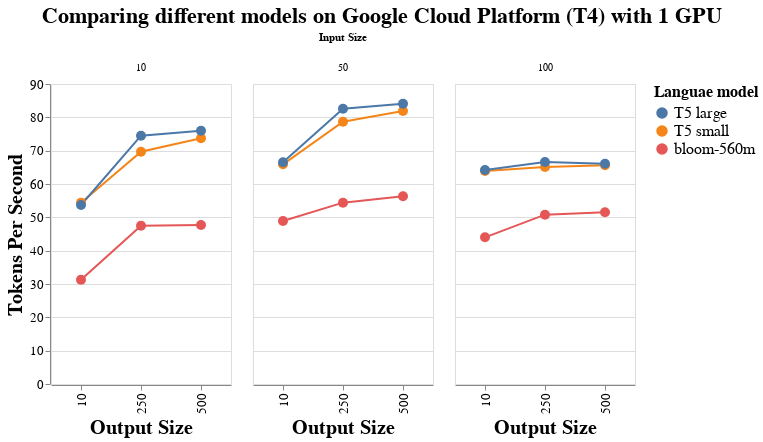

Notebook cell for this chart:
### Code cell
# Assuming 'df' is your DataFrame loaded with the data as described earlier
title = alt.TitleParams('Comparing different models on Google Cloud Platform (T4) with 1 GPU', anchor='middle')

interactive_line_chart = alt.Chart(df_gcp_1gpu, title = title).mark_line(point=True).encode(
    x=alt.X('output:N', title='Output Size'),
    y=alt.Y('tokens_per_second:Q', title='Tokens Per Second'),
    color=alt.Color('model:N', legend=alt.Legend(title="Languae model")),
    tooltip=['input', 'output', 'tokens_per_second', 'model'],
    column=alt.Column('input:N', title='Input Size')
).interactive().properties(
    width=180,
    height=300
).configure_axis(
    labelFontSize=13,
    titleFontSize=20
).configure_legend(
    titleFontSize=16,
    labelFontSize=16
).configure_title(
    anchor='start',
    fontSize=22
).configure_point(
    size=100
)

# To display the chart in a Jupyter notebook or similar environment
interactive_line_chart.display()

### Figure 1 — Vega-Lite specification as saved in the notebook (floating-point values rounded to 4 significant figures)
{"config": {"view": {"continuousWidth": 300, "continuousHeight": 300}, "axis": {"labelFontSize": 13, "titleFontSize": 20}, "legend": {"labelFontSize": 16, "titleFontSize": 16}, "point": {"size": 100}, "title": {"anchor": "start", "fontSize": 22}}, "data": {"name": "data-a2aa995d169c8b8744376ba4f0e69080"}, "mark": {"type": "line", "point": true}, "encoding": {"color": {"field": "model", "legend": {"title": "Languae model"}, "type": "nominal"}, "column": {"field": "input", "title": "Input Size", "type": "nominal"}, "tooltip": [{"field": "input", "type": "quantitative"}, {"field": "output", "type": "quantitative"}, {"field": "tokens_per_second", "type": "quantitative"}, {"field": "model", "type": "nominal"}], "x": {"field": "output", "title": "Output Size", "type": "nominal"}, "y": {"field": "tokens_per_second", "title": "Tokens Per Second", "type": "quantitative"}}, "height": 300, "params": [{"name": "param_53", "select": {"type": "interval", "encodings": ["x", "y"]}, "bind": "scales"}], "title": {"text": "Comparing different models on Google Cloud Platform (T4) with 1 GPU", "anchor": "middle"}, "width": 180, "$schema": "https://vega.github.io/schema/vega-lite/v5.15.1.json", "datasets": {"data-a2aa995d169c8b8744376ba4f0e69080": [{"input": 10, "output": 10, "model": "bloom-560m", "configuration": "ds-1gpu", "machine": "GCP (T4)", "tokens_per_second": 31.3}, {"input": 10, "output": 250, "model": "bloom-560m", "configuration": "ds-1gpu", "machine": "GCP (T4)", "tokens_per_second": 47.5}, {"input": 10, "output": 500, "model": "bloom-560m", "configuration": "ds-1gpu", "machine": "GCP (T4)", "tokens_per_second": 47.7}, {"input": 50, "output": 10, "model": "bloom-560m", "configuration": "ds-1gpu", "machine": "GCP (T4)", "tokens_per_second": 48.9}, {"input": 50, "output": 250, "model": "bloom-560m", "configuration": "ds-1gpu", "machine": "GCP (T4)", "tokens_per_second": 54.4}, {"input": 50, "output": 500, "model": "bloom-560m", "configuration": "ds-1gpu", "machine": "GCP (T4)", "tokens_per_second": 56.3}, {"input": 100, "output": 10, "model": "bloom-560m", "configuration": "ds-1gpu", "machine": "GCP (T4)", "tokens_per_second": 44.0}, {"input": 100, "output": 250, "model": "bloom-560m", "configuration": "ds-1gpu", "machine": "GCP (T4)", "tokens_per_second": 50.8}, {"input": 100, "output": 500, "model": "bloom-560m", "configuration": "ds-1gpu", "machine": "GCP (T4)", "tokens_per_second": 51.5}, {"input": 10, "output": 10, "model": "T5 small", "configuration": "ds-1gpu", "machine": "GCP (T4)", "tokens_per_second": 54.4}, {"input": 10, "output": 250, "model": "T5 small", "configuration": "ds-1gpu", "machine": "GCP (T4)", "tokens_per_second": 69.7}, {"input": 10, "output": 500, "model": "T5 small", "configuration": "ds-1gpu", "machine": "GCP (T4)", "tokens_per_second": 73.7}, {"input": 50, "output": 10, "model": "T5 small", "configuration": "ds-1gpu", "machine": "GCP (T4)", "tokens_per_second": 65.9}, {"input": 50, "output": 250, "model": "T5 small", "configuration": "ds-1gpu", "machine": "GCP (T4)", "tokens_per_second": 78.7}, {"input": 50, "output": 500, "model": "T5 small", "configuration": "ds-1gpu", "machine": "GCP (T4)", "tokens_per_second": 81.9}, {"input": 100, "output": 10, "model": "T5 small", "configuration": "ds-1gpu", "machine": "GCP (T4)", "tokens_per_second": 63.9}, {"input": 100, "output": 250, "model": "T5 small", "configuration": "ds-1gpu", "machine": "GCP (T4)", "tokens_per_second": 65.1}, {"input": 100, "output": 500, "model": "T5 small", "configuration": "ds-1gpu", "machine": "GCP (T4)", "tokens_per_second": 65.6}, {"input": 10, "output": 10, "model": "T5 large", "configuration": "ds-1gpu", "machine": "GCP (T4)", "tokens_per_second": 53.7}, {"input": 10, "output": 250, "model": "T5 large", "configuration": "ds-1gpu", "machine": "GCP (T4)", "tokens_per_second": 74.5}, {"input": 10, "output": 500, "model": "T5 large", "configuration": "ds-1gpu", "machine": "GCP (T4)", "tokens_per_second": 76.0}, {"input": 50, "output": 10, "model": "T5 large", "configuration": "ds-1gpu", "machine": "GCP (T4)", "tokens_per_second": 66.5}, {"input": 50, "output": 250, "model": "T5 large", "configuration": "ds-1gpu", "machine": "GCP (T4)", "tokens_per_second": 82.6}, {"input": 50, "output": 500, "model": "T5 large", "configuration": "ds-1gpu", "machine": "GCP (T4)", "tokens_per_second": 84.1}, {"input": 100, "output": 10, "model": "T5 large", "configuration": "ds-1gpu", "machine": "GCP (T4)", "tokens_per_second": 64.2}, {"input": 100, "output": 250, "model": "T5 large", "configuration": "ds-1gpu", "machine": "GCP (T4)", "tokens_per_second": 66.6}, {"input": 100, "output": 500, "model": "T5 large", "configuration": "ds-1gpu", "machine": "GCP (T4)", "tokens_per_second": 66.1}]}}
